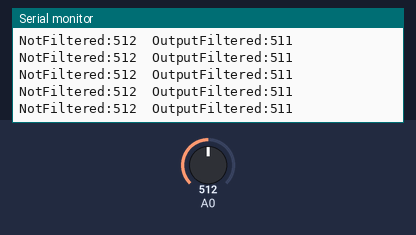
Simulated run of this sketch. Board: Arduino Uno, built with avr-gcc and run on an emulated ATmega328P. On the bench: the last lines printed to the serial monitor. The inputs (shaded band) are chosen by the test bench; at power-on: A0 = 512.

Above: at 4.2 s.
4.3 s: A0 set to 991
At 5.2 s:
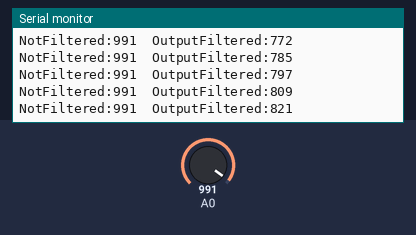
5.8 s: A0 set to 1000
At 6.6 s:
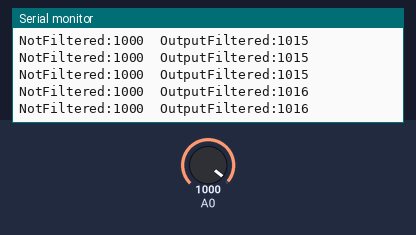
Timing chart, 0 to 8.3 s (numbered marks = the images above; inputs shaded):
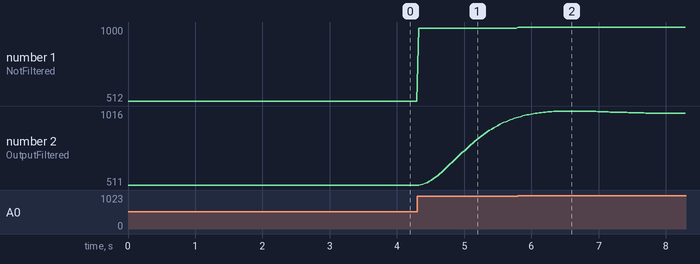

Measured:
- after the input at 4.3 s, the serial monitor: prints a new line at once (image 1)
- after the input at 5.8 s, the serial monitor: prints a new line at once (image 2)
- plotted number 1: 512 → 991 after the input at 4.3 s
- plotted number 2: 511 → 970 after the input at 4.3 s

The sketch:

LPFADVANCED.ino
```cpp
#include "LPF.h"

/******************************INFO**********************************/
//AUTOR:JULIO CESAR MATIAS
//DESENVOLVIDO OFICIALMENTE PARA A CONTROLADORA DE VOO JCFLIGHT
//DATA:ABRIL DE 2020
/********************************************************************/

//#define FREQ_CUTOFF  400  //400HZ DE CORTE PARA SERVOS
//#define BIAS_ADJ     1500 //1500 VALOR DE AJUSTE DE BIAS PARA SERVOS,PONTO MEDIO ENTRE 1000uS - 2000uS

#define FREQ_CUTOFF  20  //20HZ DE CORTE PARA ENTRADAS ANALOGICAS
#define BIAS_ADJ     512 //512 VALOR DE AJUSTE DE BIAS PARA ENTRADAS ANALOGICAS 2^10 / 2 = 512

Struct_LowPassFilter LPFDevice; //CRIA A INSTANCIA PARA O DISPOSITIVO

int32_t DeviceToFilter; //ENTRADA DO DISPOSITIVO
int32_t DeviceFiltered; //SAIDA FILTRADA DO DISPOSITIVO

void setup() {
  Serial.begin(115200);
}

void loop() {
  DeviceToFilter = analogRead(0);
  DeviceFiltered = LowPassFilter(&LPFDevice, DeviceToFilter, FREQ_CUTOFF, BIAS_ADJ);
  SerialPrint_P("NotFiltered:", DeviceToFilter, "OutputFiltered:", DeviceFiltered);
  delay(30);
}

void SerialPrint_P(const char *Text1, int32_t Value1, const char *Text2, int32_t Value2) {
  Serial.print(Text1);
  Serial.print(Value1);
  Serial.print("\t");
  Serial.print(Text2);
  Serial.print(Value2);
  Serial.println();
}
```

LPF.cpp
```cpp
#include "LPF.h"

void LowPassFilterCoefficient(int16_t CutOffFreq, Struct_LowPassFilter *Filter, int16_t InputBias) {
  float FixedScaler;
  //COEFICINTENTES PARA O FILTRO PASSA BAIXA DE SEGUNDA ORDEM
  float CutOffFreqFloat = (float)CutOffFreq * 0.001f;
  float Omega = tanf((float)M_PI * CutOffFreqFloat / 2.0f);
  float Scaling = 1.0f / (Omega * Omega + 1.4142136f * Omega + 1.0f);

  Filter->BFilter[0] = Scaling * Omega * Omega;
  Filter->BFilter[1] = 2.0f * Filter->BFilter[0];
  Filter->BFilter[2] = Filter->BFilter[0];

  Filter->AFilter[0] = 1.0f;
  Filter->AFilter[1] = Scaling * (2.0f * Omega * Omega - 2.0f);
  Filter->AFilter[2] = Scaling * (Omega * Omega - 1.4142136f * Omega + 1.0f);

  //SCALA PARA PONTO FIXO
  Filter->Input_Bias = InputBias;
  Filter->Input_Bit_Shift = 16;
  Filter->Coefficient_Bit_Shift = 24;
  FixedScaler = (float)(1ULL << Filter->Coefficient_Bit_Shift);
  for (uint8_t i = 0; i < 3; i++) {
    Filter->A_64_Bits[i] = Filter->AFilter[i] * FixedScaler < 0 ? (Filter->AFilter[i] * FixedScaler - 0.5f) : (Filter->AFilter[i] * FixedScaler + 0.5f);
    Filter->B_64_Bits[i] = Filter->BFilter[i] * FixedScaler < 0 ? (Filter->BFilter[i] * FixedScaler - 0.5f) : (Filter->BFilter[i] * FixedScaler + 0.5f);
  }
  Filter->CutOffFreq = CutOffFreq;
}

int32_t LowPassFilter(Struct_LowPassFilter *Filter, int32_t Input_Device, int16_t CutOffFreq, int16_t InputBiasSet) {
  int16_t CofficientIndex;
  int64_t Filter_Out;
  int32_t Input_Scale;

  //CHECA SE A FREQUENCIA DE CORTE NÃO FOI ALTERADA AO LONGO DO CICLO DE MAQUINA
  if (CutOffFreq != Filter->CutOffFreq) {
    Filter->Init_Filter = false;
  }

  //INICIALIZA O FILTRO SE A FREQUENCIA DE CORTE FOR DIFERENTE DA ANTERIOR
  if (!Filter->Init_Filter) {
    LowPassFilterCoefficient(CutOffFreq, Filter, InputBiasSet);
    for (CofficientIndex = 0; CofficientIndex < 3; CofficientIndex++) {
      Filter->X_32Bits[CofficientIndex] = (Input_Device - Filter->Input_Bias) << Filter->Input_Bit_Shift;
      Filter->Y_32Bits[CofficientIndex] = (Input_Device - Filter->Input_Bias) << Filter->Input_Bit_Shift;
    }
    Filter->Init_Filter = true;
  }

  //ENTRADA DO AJUSTE DE BIAS E ESCALA DE ENTRADA
  Input_Scale = (Input_Device - Filter->Input_Bias) << Filter->Input_Bit_Shift;

  //TEMPO DE ESPERA DO FILTRO
  for (CofficientIndex = 3 - 1; CofficientIndex > 0; CofficientIndex--) {
    Filter->X_32Bits[CofficientIndex] = Filter->X_32Bits[CofficientIndex - 1];
    Filter->Y_32Bits[CofficientIndex] = Filter->Y_32Bits[CofficientIndex - 1];
  }
  Filter->X_32Bits[0] = Input_Scale;

  //ACUMULA O RESULTADO
  Filter_Out = Filter->X_32Bits[0] * Filter->B_64_Bits[0];
  for (CofficientIndex = 1; CofficientIndex < 3; CofficientIndex++) {
    Filter_Out -= Filter->Y_32Bits[CofficientIndex] * Filter->A_64_Bits[CofficientIndex];
    Filter_Out += Filter->X_32Bits[CofficientIndex] * Filter->B_64_Bits[CofficientIndex];
  }

  //ESCALA DE SAIDA DADA PELO COEFFCIENT SHIFT
  Filter_Out >>= Filter->Coefficient_Bit_Shift;
  Filter->Y_32Bits[0] = (int32_t)Filter_Out;

  //ESCALA DE SAIDA PELO BIT SHIFT INPUT
  Filter_Out = (Filter_Out + (1 << (Filter->Input_Bit_Shift - 1))) >> Filter->Input_Bit_Shift;

  //REAPLICA O AJUSTE DE BIAS
  Filter_Out += Filter->Input_Bias;

  return (int32_t)Filter_Out;
}
```

LPF.h
```cpp
#ifndef LPF_H_
#define LPF_H_

#include "Arduino.h"

typedef struct Struct_LowPassFilter {
  bool    Init_Filter;
  int16_t CutOffFreq;
  float   BFilter[3];
  float   AFilter[3];
  int64_t B_64_Bits[3];
  int64_t A_64_Bits[3];
  int16_t Coefficient_Bit_Shift;
  int16_t Input_Bit_Shift;
  int32_t Input_Bias;
  int32_t X_32Bits[3];
  int32_t Y_32Bits[3];
} Struct_LowPassFilter;

void    LowPassFilterCoefficient(int16_t CutOffFreq, Struct_LowPassFilter *Filter, int16_t InputBias);
int32_t LowPassFilter(Struct_LowPassFilter *Filter, int32_t Input_Device, int16_t CutOffFreq, int16_t InputBiasSet);
#endif
```
